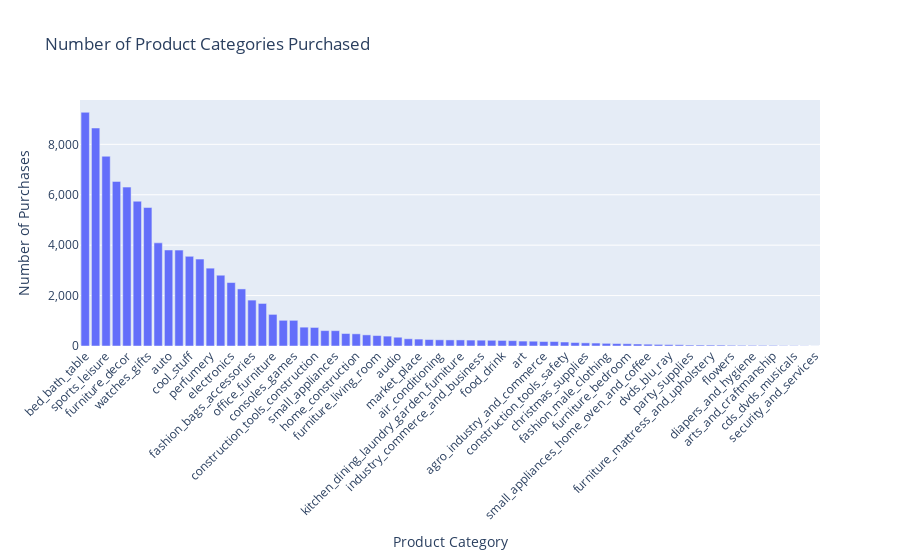

The cell this chart's notebook holds for it:
### Code cell
# Group by product category and count the number of purchases (unique order IDs)
categories_purchased = Master_df.groupby('product_category_name_english')['order_id'].nunique().reset_index()

# Sort categories by the number of purchases
categories_purchased = categories_purchased.sort_values(by='order_id', ascending=False)

# Create an interactive bar chart using Plotly Express
fig_categories_purchased = px.bar(
    categories_purchased,
    x='product_category_name_english',
    y='order_id',
    title='Number of Product Categories Purchased',
    labels={'product_category_name_english': 'Product Category', 'order_id': 'Number of Purchases'},
)

# Update y-axis format to display full numbers
fig_categories_purchased.update_layout(xaxis_tickangle=-45, yaxis_tickformat=',d')

fig_categories_purchased.show()

### Figure 1 — Plotly figure (JSON) as saved in the notebook; plotly's stock layout.template omitted (floating-point values rounded to 4 significant figures)
{"data": [{"hovertemplate": "Product Category=%{x}<br>Number of Purchases=%{y}<extra></extra>", "legendgroup": "", "marker": {"color": "#636efa", "pattern": {"shape": ""}}, "name": "", "orientation": "v", "showlegend": false, "textposition": "auto", "type": "bar", "x": ["bed_bath_table", "health_beauty", "sports_leisure", "computers_accessories", "furniture_decor", "housewares", "watches_gifts", "telephony", "auto", "toys", "cool_stuff", "garden_tools", "perfumery", "baby", "electronics", "stationery", "fashion_bags_accessories", "pet_shop", "office_furniture", "luggage_accessories", "consoles_games", "home_appliances", "construction_tools_construction", "musical_instruments", "small_appliances", "books_general_interest", "home_construction", "food", "furniture_living_room", "home_confort", "audio", "drinks", "market_place", "books_technical", "air_conditioning", "construction_tools_lights", "kitchen_dining_laundry_garden_furniture", "fashion_shoes", "industry_commerce_and_business", "home_appliances_2", "food_drink", "fixed_telephony", "art", "costruction_tools_garden", "agro_industry_and_commerce", "computers", "construction_tools_safety", "signaling_and_security", "christmas_supplies", "fashion_underwear_beach", "fashion_male_clothing", "costruction_tools_tools", "furniture_bedroom", "tablets_printing_image", "small_appliances_home_oven_and_coffee", "cine_photo", "dvds_blu_ray", "books_imported", "party_supplies", "music", "furniture_mattress_and_upholstery", "fashio_female_clothing", "flowers", "fashion_sport", "diapers_and_hygiene", "home_comfort_2", "arts_and_craftmanship", "la_cuisine", "cds_dvds_musicals", "fashion_childrens_clothes", "security_and_services"], "xaxis": "x", "y": [9271, 8648, 7528, 6529, 6303, 5743, 5493, 4092, 3809, 3804, 3556, 3447, 3088, 2808, 2517, 2264, 1821, 1688, 1254, 1019, 1018, 747, 736, 611, 608, 495, 483, 441, 414, 392, 348, 287, 274, 256, 246, 242, 241, 235, 231, 227, 221, 212, 195, 190, 177, 177, 158, 138, 125, 117, 106, 97, 90, 79, 72, 63, 56, 50, 38, 38, 37, 36, 29, 26, 25, 24, 23, 13, 12, 7, 2], "yaxis": "y"}], "layout": {"barmode": "relative", "legend": {"tracegroupgap": 0}, "title": {"text": "Number of Product Categories Purchased"}, "xaxis": {"anchor": "y", "domain": [0, 1], "tickangle": -45, "title": {"text": "Product Category"}}, "yaxis": {"anchor": "x", "domain": [0, 1], "tickformat": ",d", "title": {"text": "Number of Purchases"}}}}
